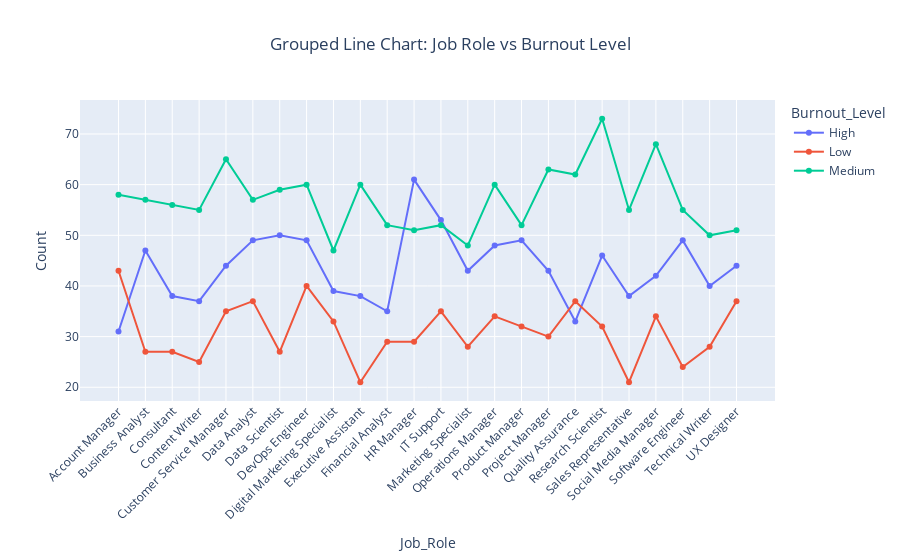

Here is the notebook cell this chart was saved with:
### Code cell
fig = px.line( df_count, x='Job_Role',y='Count',color='Burnout_Level',  markers=True,          
    title='Grouped Line Chart: Job Role vs Burnout Level')

fig.update_layout(
    title_x=0.5,
    xaxis_tickangle=-45
)

fig.show()

### Figure 1 — Plotly figure (JSON) as saved in the notebook; plotly's stock layout.template omitted (floating-point values rounded to 4 significant figures)
{"data": [{"hovertemplate": "Burnout_Level=High<br>Job_Role=%{x}<br>Count=%{y}<extra></extra>", "legendgroup": "High", "line": {"color": "#636efa", "dash": "solid"}, "marker": {"symbol": "circle"}, "mode": "lines+markers", "name": "High", "orientation": "v", "showlegend": true, "type": "scatter", "x": ["Account Manager", "Business Analyst", "Consultant", "Content Writer", "Customer Service Manager", "Data Analyst", "Data Scientist", "DevOps Engineer", "Digital Marketing Specialist", "Executive Assistant", "Financial Analyst", "HR Manager", "IT Support", "Marketing Specialist", "Operations Manager", "Product Manager", "Project Manager", "Quality Assurance", "Research Scientist", "Sales Representative", "Social Media Manager", "Software Engineer", "Technical Writer", "UX Designer"], "xaxis": "x", "y": [31, 47, 38, 37, 44, 49, 50, 49, 39, 38, 35, 61, 53, 43, 48, 49, 43, 33, 46, 38, 42, 49, 40, 44], "yaxis": "y"}, {"hovertemplate": "Burnout_Level=Low<br>Job_Role=%{x}<br>Count=%{y}<extra></extra>", "legendgroup": "Low", "line": {"color": "#EF553B", "dash": "solid"}, "marker": {"symbol": "circle"}, "mode": "lines+markers", "name": "Low", "orientation": "v", "showlegend": true, "type": "scatter", "x": ["Account Manager", "Business Analyst", "Consultant", "Content Writer", "Customer Service Manager", "Data Analyst", "Data Scientist", "DevOps Engineer", "Digital Marketing Specialist", "Executive Assistant", "Financial Analyst", "HR Manager", "IT Support", "Marketing Specialist", "Operations Manager", "Product Manager", "Project Manager", "Quality Assurance", "Research Scientist", "Sales Representative", "Social Media Manager", "Software Engineer", "Technical Writer", "UX Designer"], "xaxis": "x", "y": [43, 27, 27, 25, 35, 37, 27, 40, 33, 21, 29, 29, 35, 28, 34, 32, 30, 37, 32, 21, 34, 24, 28, 37], "yaxis": "y"}, {"hovertemplate": "Burnout_Level=Medium<br>Job_Role=%{x}<br>Count=%{y}<extra></extra>", "legendgroup": "Medium", "line": {"color": "#00cc96", "dash": "solid"}, "marker": {"symbol": "circle"}, "mode": "lines+markers", "name": "Medium", "orientation": "v", "showlegend": true, "type": "scatter", "x": ["Account Manager", "Business Analyst", "Consultant", "Content Writer", "Customer Service Manager", "Data Analyst", "Data Scientist", "DevOps Engineer", "Digital Marketing Specialist", "Executive Assistant", "Financial Analyst", "HR Manager", "IT Support", "Marketing Specialist", "Operations Manager", "Product Manager", "Project Manager", "Quality Assurance", "Research Scientist", "Sales Representative", "Social Media Manager", "Software Engineer", "Technical Writer", "UX Designer"], "xaxis": "x", "y": [58, 57, 56, 55, 65, 57, 59, 60, 47, 60, 52, 51, 52, 48, 60, 52, 63, 62, 73, 55, 68, 55, 50, 51], "yaxis": "y"}], "layout": {"autosize": true, "legend": {"title": {"text": "Burnout_Level"}, "tracegroupgap": 0}, "title": {"text": "Grouped Line Chart: Job Role vs Burnout Level", "x": 0.5}, "xaxis": {"anchor": "y", "autorange": true, "domain": [0, 1], "range": [-1.498, 24.5], "tickangle": -45, "title": {"text": "Job_Role"}, "type": "category"}, "yaxis": {"anchor": "x", "autorange": true, "domain": [0, 1], "range": [15.3, 78.7], "title": {"text": "Count"}, "type": "linear"}}}
